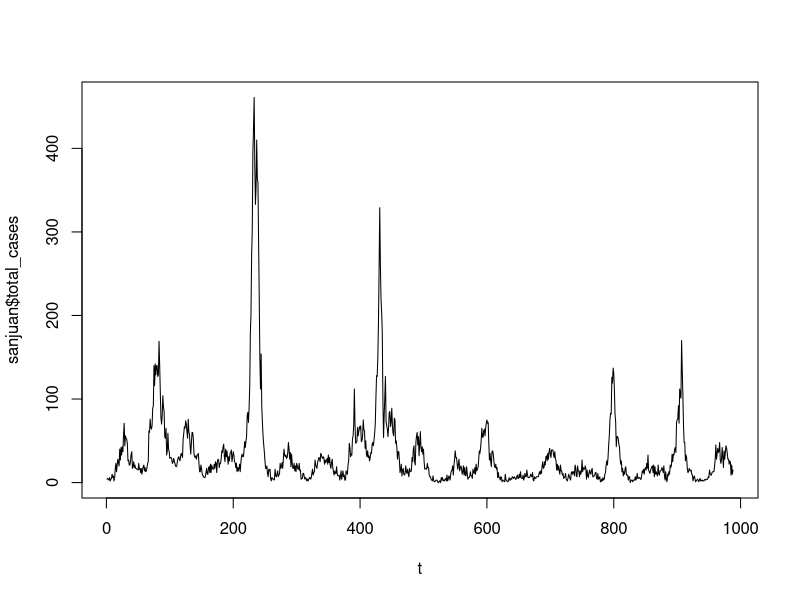
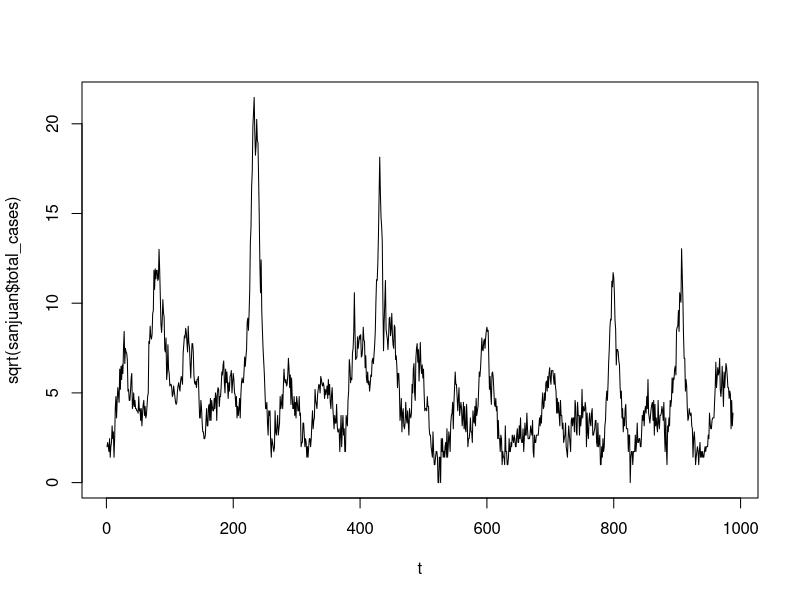
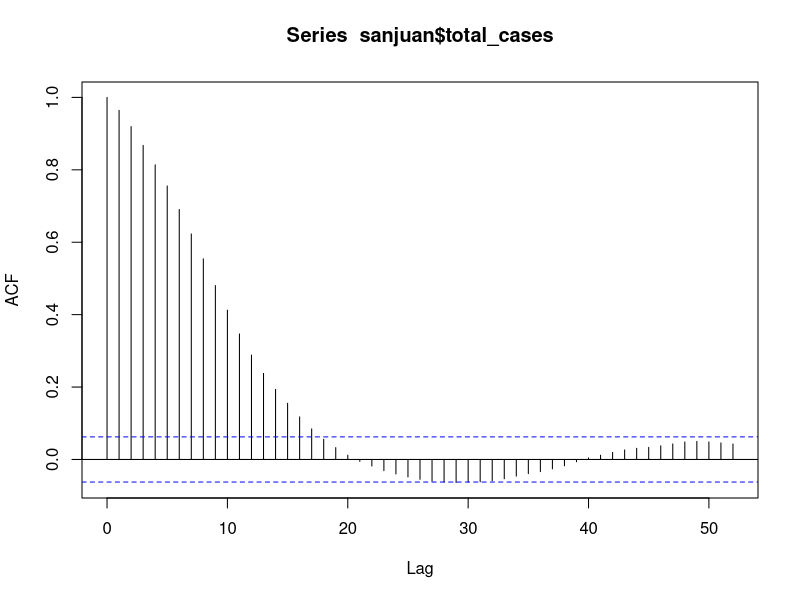
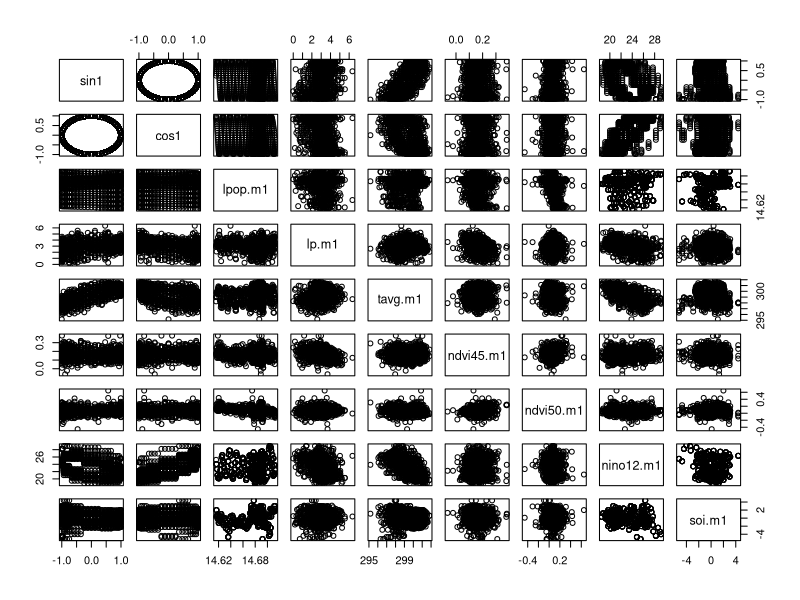
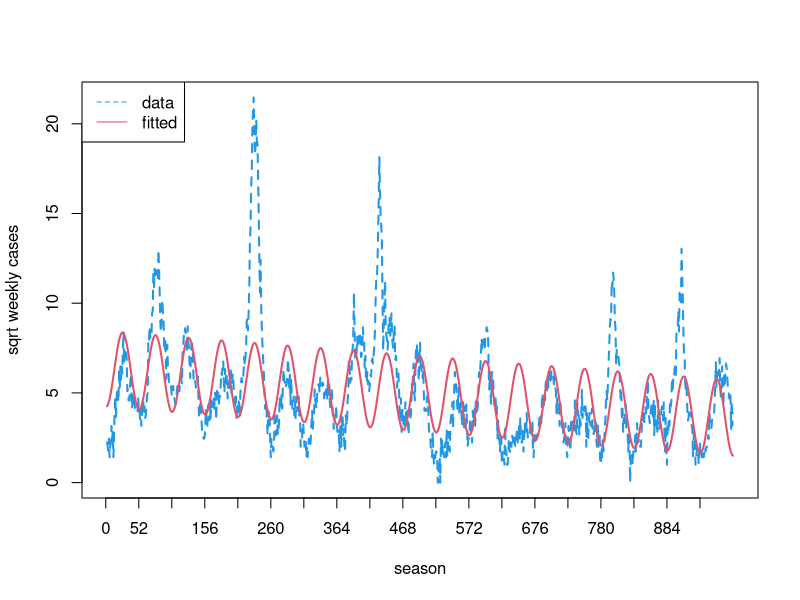
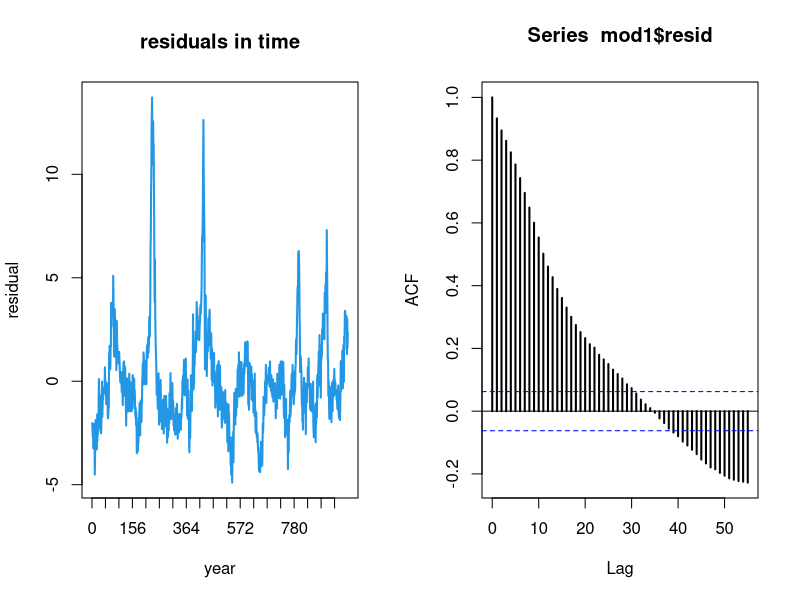
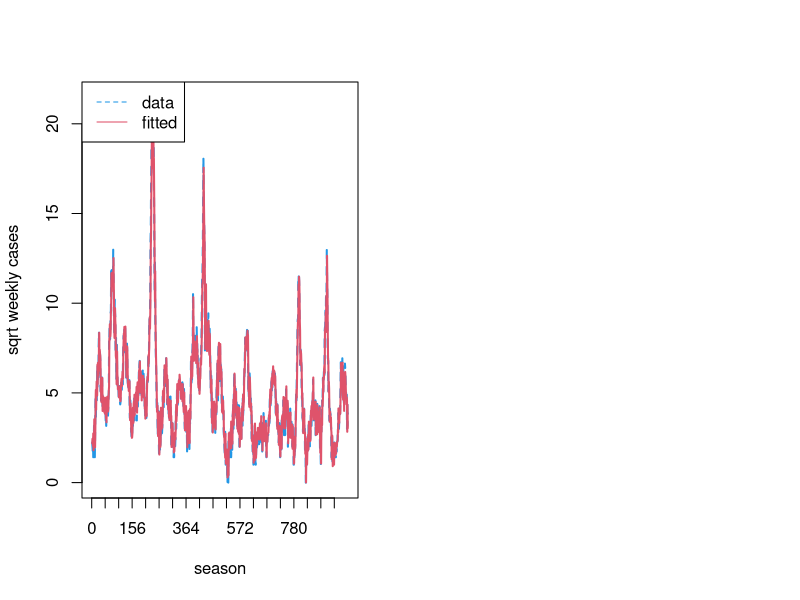
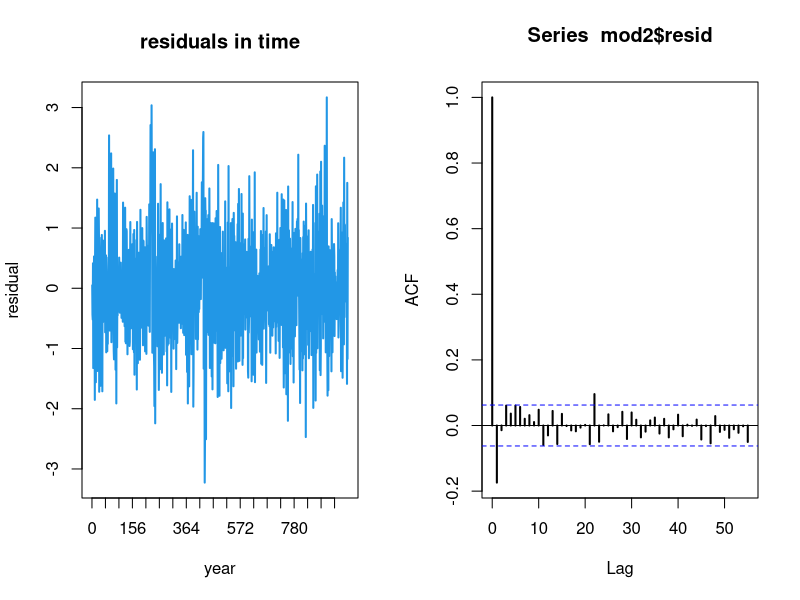

The R script that drew these images, in order:
## ---- chunk 1
knitr::opts_chunk$set(echo = TRUE)
set.seed(1234)
## ---- chunk 2
### load in the data
sanjuan<-read.csv(file="../data/combined_sanjuan_new.csv")
names(sanjuan)
summary(sanjuan)
## ---- chunk 3
t<-seq(1, length(sanjuan$total_cases))

plot(t, sanjuan$total_cases, type="l")
## ---- chunk 4
t<-seq(1, length(sanjuan$total_cases))

plot(t, sqrt(sanjuan$total_cases), type="l")
## ---- chunk 5
acf(sanjuan$total_cases, lag.max=52)
## ---- chunk 6
n<-max(t)
YX <- data.frame(sqrty=sqrt(sanjuan$total_cases)[2:n],
                 sqrty.m1=sqrt(sanjuan$total_cases)[1:(n-1)],
                 t=t[2:n],
                 sin1=sin((2:n)*2*pi/52),
                 cos1=cos((2:n)*2*pi/52),
                 season=sanjuan$season[2:n],
                 w=sanjuan$season_week[2:n],
                 lpop.m1=log(sanjuan$adjpop+1)[1:(n-1)],
                 lp.m1=log(sanjuan$prec+1)[1:(n-1)],
                 tavg.m1=sanjuan$tavg[1:(n-1)],
                 ndvi45.m1=sanjuan$NDVI.18.45.66.14.[1:(n-1)],
                 ndvi50.m1=sanjuan$NDVI.18.50..66.14.[1:(n-1)],
                 nino12.m1=sanjuan$nino12[1:(n-1)],
                 soi.m1=sanjuan$soi[1:(n-1)])
## ---- chunk 7
pairs(YX[c(4,5, 8:14)])

## ---- chunk 8
mod1 <- lm(sqrty ~ t + sin1 + cos1, data=YX)
summary(mod1)
## ---- chunk 9
plot(YX$t, YX$sqrty, xlab="season",
     ylab="sqrt weekly cases", type="l", col=4, lty=2,
     xaxt="n", lwd=2)
axis(1, at=(0:18)*52, labels=levels(YX$season))
lines(YX$t, mod1$fitted, col=2, lwd=2)
legend("topleft", legend=c("data", "fitted"), lty=c(2,1), col=c(4,2))
## ---- chunk 10
par(mfrow=c(1,2))
plot(mod1$resid, xlab="year", ylab="residual", type="l",
     col=4, main="residuals in time",  xaxt="n", lwd=2)
axis(1, at=(0:18)*52, labels=levels(YX$season))
acf(mod1$resid, lwd=2, lag.max=55)
## ---- chunk 11
mod2 <- lm(sqrty ~ sqrty.m1 + t + sin1 + cos1, data=YX)
summary(mod2)
## ---- chunk 12
plot(YX$t, YX$sqrty, xlab="season",
     ylab="sqrt weekly cases", type="l", col=4, lty=2,
     xaxt="n", lwd=2)
axis(1, at=(0:18)*52, labels=levels(YX$season))
lines(YX$t, mod2$fitted, col=2, lwd=2)
legend("topleft", legend=c("data", "fitted"), lty=c(2,1), col=c(4,2))
## ---- chunk 13
par(mfrow=c(1,2))
plot(mod2$resid, xlab="year", ylab="residual", type="l",
     col=4, main="residuals in time",  xaxt="n", lwd=2)
axis(1, at=(0:18)*52, labels=levels(YX$season))
acf(mod2$resid, lwd=2, lag.max=55)
## ---- chunk 14
boxplot(mod2$resid ~ YX$w[YX$t], xlab="week",
        ylab="residuals", col=7)
## ---- chunk 15
mod3 <- lm(sqrty ~ sqrty.m1 + t + sin1 + cos1 + nino12.m1, data=YX)
summary(mod3)
## ---- chunk 16
plot(YX$t, YX$sqrty, xlab="season",
     ylab="sqrt weekly cases", type="l", col=4, lty=2,
     xaxt="n", lwd=2)
axis(1, at=(0:18)*52, labels=levels(YX$season))
lines(YX$t, mod3$fitted, col=2, lwd=2)
legend("topleft", legend=c("data", "fitted"), lty=c(2,1), col=c(4,2))
## ---- chunk 17
par(mfrow=c(1,2))
plot(mod3$resid, xlab="year", ylab="residual", type="l",
     col=4, main="residuals in time",  xaxt="n", lwd=2)
axis(1, at=(0:18)*52, labels=levels(YX$season))
acf(mod3$resid, lwd=2, lag.max=55)
## ---- chunk 18
n<-length(YX$sqrty)-1
bics<-c(mod1=extractAIC(mod1, k=log(n))[2],
        mod2=extractAIC(mod2, k=log(n))[2],
        mod3=extractAIC(mod3, k=log(n))[2])

ebics<-exp(-0.5*(bics-min(bics)))

probs<-ebics/sum(ebics)

round(probs, 5)
## ---- chunk 19
ccf(sanjuan$tavg, sanjuan$total_cases)
## ---- chunk 20
ws<-c(16, 22, 23, 24)
ws.l<-c(20)
par(mfrow=c(3,2))
for(i in 1:4){
  ccf(sanjuan[,ws[i]], sanjuan$total_cases)
}
ccf(log(sanjuan[,ws.l]+1), sanjuan$total_cases)
names(sanjuan[,c(ws, ws.l)])
## ---- chunk 21
n<-max(t)
l<-10
ts<-(l+1):n
YX2 <- data.frame(sqrty=sqrt(sanjuan$total_cases)[ts],
                 sqrty.m1=sqrt(sanjuan$total_cases)[ts-1],
                 t=ts,
                 sin1=sin((ts)*2*pi/52),
                 cos1=cos((ts)*2*pi/52),
                 season=sanjuan$season[ts],
                 w=sanjuan$season_week[ts],
                 lp.m5=log(sanjuan$prec+1)[ts-5],
                 tavg.m10=sanjuan$tavg[ts-10],
                 tavg2.m10=(sanjuan$tavg[ts-10])^2,
                 ndvi50.m10=sanjuan$NDVI.18.50..66.14.[ts-10],
                 nino12.m5=sanjuan$nino12[ts-5])
## ---- chunk 22
mod4 <- lm(sqrty ~ tavg2.m10 + t+sin1+sqrty.m1, data=YX2)
summary(mod4)
## ---- chunk 23
mod5 <- lm(sqrty ~ . - season - sin1 - cos1 - t - nino12.m5 -lp.m5-ndvi50.m10, data=YX2)
summary(mod5)
## ---- chunk 24
mod6 <- lm(sqrty ~ sin1 + cos1 + t +sqrty.m1, data=YX2)
summary(mod6)
## ---- chunk 25
n<-length(YX2$sqrty)-1
bics<-c(mod4=extractAIC(mod4, k=log(n))[2],
        mod5=extractAIC(mod5, k=log(n))[2],
        mod6=extractAIC(mod6, k=log(n))[2])

ebics<-exp(-0.5*(bics-min(bics)))

probs<-ebics/sum(ebics)

round(probs, 5)
